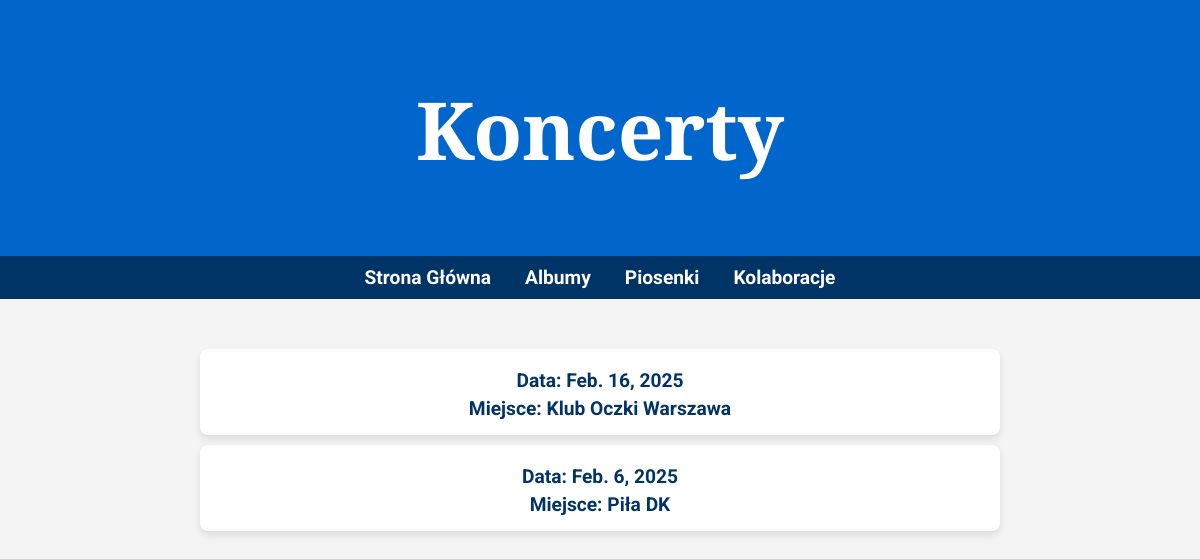
Page /kk_app/concerts_html/ on the earlier database version.
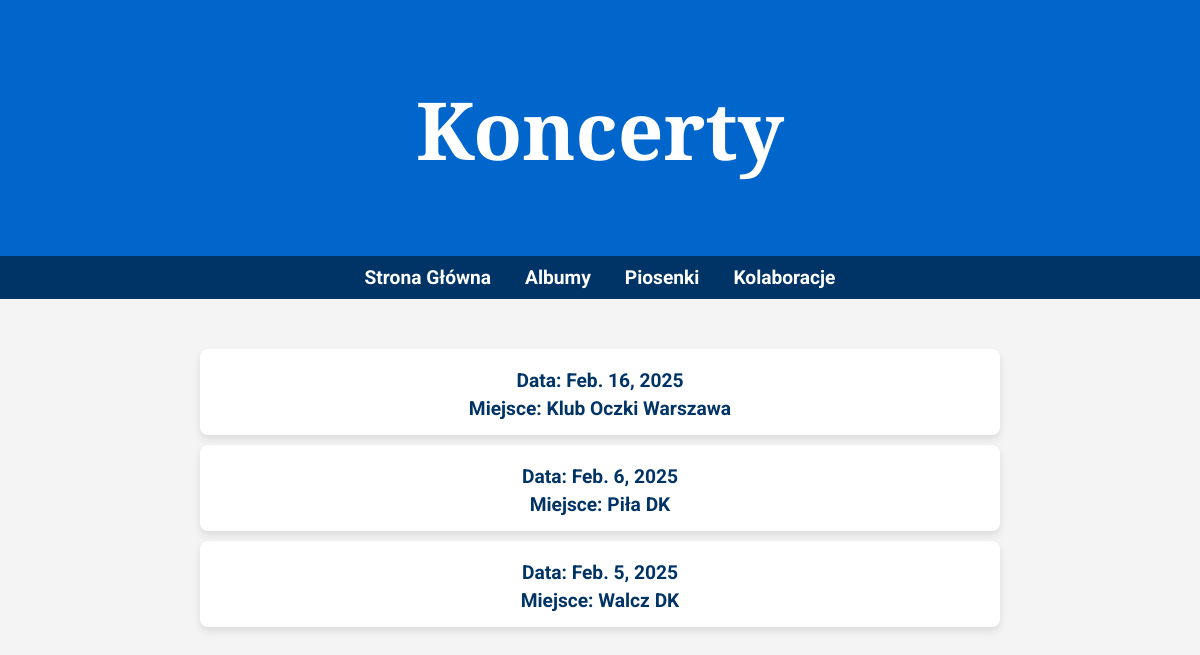
Same page on the later database version.
### kk_app/models.py (models this page shows, shortened)
class Concert(models.Model):
    artist = models.CharField(max_length=100, default="Skolim", help_text="Artysta występujący")  # Domyślnie Skolim
    location = models.CharField(max_length=200, help_text="Miejsce koncertu", blank=False, null= False)
    date = models.DateField(help_text="Data koncertu")  # Data koncertu

### kk_app/views.py (the view)
# urls.py: path('concerts_html/', views.concerts_view_html, name='concerts'),
def concerts_view_html(request):
    concerts = Concert.objects.all()
    return render(request, 'kk_app/concerts.html', {'concerts': concerts})

### kk_app/templates/kk_app/concerts.html (shortened to what this page needs)
<!DOCTYPE html>
<html lang="pl">
<head>
</head>
<body>
    <header>
        <h1>Koncerty</h1>
    </header>
    <nav>
        <ul>
            <li><a href="{% url 'home' %}">Strona Główna</a></li>
            <li><a href="{% url 'albums' %}">Albumy</a></li>
            <li><a href="{% url 'songs' %}">Piosenki</a></li>
            <li><a href="{% url 'collaborations' %}">Kolaboracje</a></li>
        </ul>
    </nav>
    <main>
        <ul class="concert-list">
            {% for concert in concerts %}
                <li class="concert-item">
                    <span class="important">Data: {{ concert.date }}</span>
                    <span class="important">Miejsce: {{ concert.location }}</span>
                </li>
            {% empty %}
                <li class="no-concerts">Brak koncertów do wyświetlenia.</li>
            {% endfor %}
        </ul>
    </main>
</body>
</html>

### kk_app/templates/kk_app/concerts.html (style rules this page uses)
body { font-family: 'Roboto', sans-serif; margin: 0; padding: 0; background-color: #f4f4f4; color: #333; }
header { background-color: #0066cc; color: white; text-align: center; padding: 20px; font-family: 'Playfair Display', serif; font-size: 2.5em; box-shadow: 0 4px 6px rgba(0, 0, 0, 0.2); }
nav { background-color: #003366; text-align: center; padding: 10px 0; }
nav ul { list-style: none; margin: 0; padding: 0; }
nav ul li { display: inline-block; margin: 0 15px; }
nav ul li a { color: white; text-decoration: none; font-weight: bold; font-size: 1.2em; transition: color 0.3s ease; }
main { max-width: 800px; margin: 20px auto; padding: 20px; }
.concert-list { list-style: none; padding: 0; margin: 0; }
.concert-item { background-color: white; color: #003366; margin: 10px 0; padding: 15px; border-radius: 8px; box-shadow: 0 4px 8px rgba(0, 0, 0, 0.1); transition: transform 0.3s ease, box-shadow 0.3s ease; text-align: center; font-size: 1.2em; }
.concert-item span { display: block; font-size: 1em; color: #666; margin-top: 5px; }
.concert-item span.important { font-weight: bold; color: #003366; }

Differences in the rows shown:
added Concert: date "Feb. 5, 2025", location "Walcz DK"
